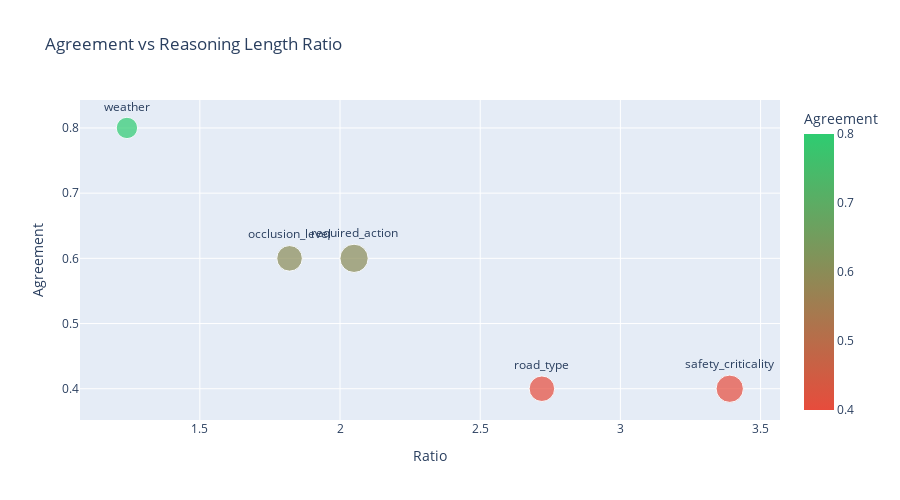

The code cell stored with this chart in its notebook:
### Code cell
# Scatter: Agreement vs Reasoning Ratio
fig = px.scatter(
    summary.reset_index(),
    x="Ratio",
    y="Agreement",
    text="key",
    size="Freeform Len",
    color="Agreement",
    color_continuous_scale=["#e74c3c", "#2ecc71"],
    title="Agreement vs Reasoning Length Ratio",
)
fig.update_traces(textposition="top center")
fig.update_layout(height=500)
fig.show()

### Figure 1 — Plotly figure (JSON) as saved in the notebook; plotly's stock layout.template omitted (floating-point values rounded to 4 significant figures)
{"data": [{"hovertemplate": "Ratio=%{x}<br>Agreement=%{marker.color}<br>Freeform Len=%{marker.size}<br>key=%{text}<extra></extra>", "legendgroup": "", "marker": {"color": [0.4, 0.4, 0.6, 0.6, 0.8], "coloraxis": "coloraxis", "size": [3315.0, 3797.0, 3330.0, 4075.0, 2328.0], "sizemode": "area", "sizeref": 10.19, "symbol": "circle"}, "mode": "markers+text", "name": "", "orientation": "v", "showlegend": false, "text": ["road_type", "safety_criticality", "occlusion_level", "required_action", "weather"], "x": [2.72, 3.39, 1.82, 2.05, 1.24], "xaxis": "x", "y": [0.4, 0.4, 0.6, 0.6, 0.8], "yaxis": "y", "type": "scatter", "textposition": "top center"}], "layout": {"xaxis": {"anchor": "y", "domain": [0.0, 1.0], "title": {"text": "Ratio"}}, "yaxis": {"anchor": "x", "domain": [0.0, 1.0], "title": {"text": "Agreement"}}, "coloraxis": {"colorbar": {"title": {"text": "Agreement"}}, "colorscale": [[0.0, "#e74c3c"], [1.0, "#2ecc71"]]}, "legend": {"tracegroupgap": 0, "itemsizing": "constant"}, "title": {"text": "Agreement vs Reasoning Length Ratio"}, "height": 500}}
